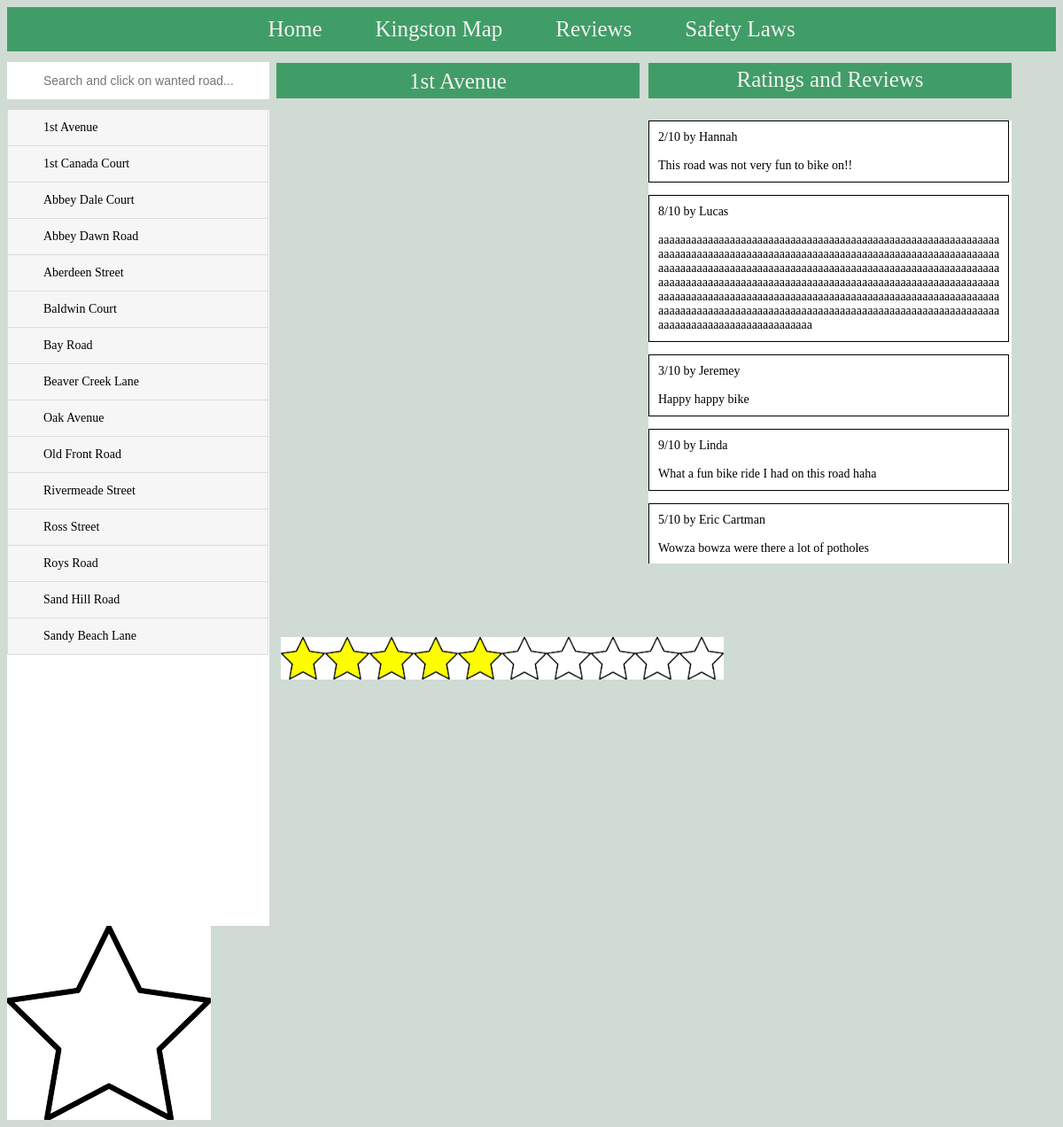
Page /reviews/2/ on the committed database.
### application/models.py (models this page shows, shortened)
class Road(models.Model):
    name = models.TextField()
    rating = models.DecimalField(default=7,max_digits=2, decimal_places=0, blank=False, validators = [MaxValueValidator(10),MinValueValidator(0)])
    given_reviews = models.ManyToManyField(Reviews,blank=True)

class Reviews(models.Model):
    author = models.TextField()
    ROAD_CHOICES = [('T1','T1'),('T2','T2'),('T3','T3')]
    given_road = models.TextField(choices = ROAD_CHOICES, blank = True)
    text = models.TextField(blank=True, validators=[MaxLengthValidator(400)])
    number_rating = models.DecimalField(max_digits=2, decimal_places=0,validators = [MaxValueValidator(10),MinValueValidator(0)])

### application/views.py (the view)
# urls.py: path('reviews/<int:road_id>/', views.reviews_detail, name='reviews_detail')
def reviews_detail(request, road_id):
    roads = Road.objects.all()
    try:
        road = Road.objects.get(id=road_id)
    except Road.DoesNotExist:
        raise Http404('road not found')
    return render(request, 'reviews_detail.html', {
        'road': road,'roads':roads
    })

### application/templates/reviews_detail.html
{%extends "reviews_home.html"%}
{%block specific%}
<head>
    <div class="roadName">
<p class="NavOption">
       {{road.name|capfirst}}</p>
        <p class="reviewsTitle">
       Ratings and Reviews</p>
        <ul class ="newUL">
            {%for item in road.given_reviews.all %}
            <li><p class = "review_text_please">
                {{item.number_rating}}/10 by {{item.author}}<br><br>
                {{item.text}}
            </p></li>
{% endfor %}
</ul>
<div class = "star_settings">
       {%if road.rating >= 1 %}
                <img class = "stars"
                src="/static/star.png" alt = "star"/></img>
            {%else%}
                <img class = "empty_stars"
                src="/static/starEmpty.png" alt = "star"/></img>
            {%endif%}
       {%if road.rating >= 2 %}
                <img class = "stars"
                src="/static/star.png" alt = "star"/></img>
            {%else%}
                <img class = "empty_stars"
                src="/static/starEmpty.png" alt = "star"/></img>
            {%endif%}
       {%if road.rating >= 3 %}
                <img class = "stars"
                src="/static/star.png" alt = "star"/></img>
            {%else%}
                <img class = "empty_stars"
                src="/static/starEmpty.png" alt = "star"/></img>
            {%endif%}
      {%if road.rating >= 4 %}
                <img class = "stars"
                src="/static/star.png" alt = "star"/></img>
            {%else%}
                <img class = "empty_stars"
                src="/static/starEmpty.png" alt = "star"/></img>
            {%endif%}
      {%if road.rating >= 5 %}
                <img class = "stars"
                src="/static/star.png" alt = "star"/></img>
            {%else%}
                <img class = "empty_stars"
                src="/static/starEmpty.png" alt = "star"/></img>
            {%endif%}
      {%if road.rating >= 6 %}
                <img class = "stars"
                src="/static/star.png" alt = "star"/></img>
            {%else%}
                <img class = "empty_stars"
                src="/static/starEmpty.png" alt = "star"/></img>
            {%endif%}
       {%if road.rating >= 7 %}
                <img class = "stars"
                src="/static/star.png" alt = "star"/></img>
            {%else%}
                <img class = "empty_stars"
                src="/static/starEmpty.png" alt = "star"/></img>
            {%endif%}
       {%if road.rating >= 8 %}
                <img class = "stars"
                src="/static/star.png" alt = "star"/></img>
            {%else%}
                <img class = "empty_stars"
                src="/static/starEmpty.png" alt = "star"/></img>
            {%endif%}
      {%if road.rating >= 9 %}
                <img class = "stars"
                src="/static/star.png" alt = "star"/></img>
            {%else%}
                <img class = "empty_stars"
                src="/static/starEmpty.png" alt = "star"/></img>
            {%endif%}
      {%if road.rating >= 10 %}
                <img class = "stars"
                src="/static/star.png" alt = "star"/></img>
            {%else%}
                <img class = "empty_stars"
                src="/static/starEmpty.png" alt = "star"/></img>
            {%endif%}
</div>
</div>
     <img src="/static/starEmpty.png" alt = "star"/>
{%endblock%}

### application/templates/reviews_home.html
{%extends "base.html"%}
{%block content%}
<input type="text" id="myInput" onkeyup="myFunction()" placeholder="Search and click on wanted road...">
<ul id="myUL">
  {%for road in roads %}
      <li><a href="{%url 'reviews_detail' road.id %}">{{road.name}}
      </a></li>
    {% endfor %}
</ul>
{%block specific%}
{%endblock%}
{%endblock%}

### application/templates/base.html (shortened to what this page needs)
{%load static %}
<head>
    <link rel="stylesheet" href="{% static 'style.css' %}">
</head>
<html>
<head>
</head>
<body>
</body>
</html>
<head>
    <link rel="stylesheet" href="{% static 'style.css' %}">
    <div class="topnav">
      <a class="NavOption"
         href="{%url 'home'%}">Home</a>
      <a href="{%url 'map'%}">Kingston Map</a>
      <a href="{%url 'reviews_home'%}">Reviews</a>
      <a href="{%url 'safety'%}">Safety Laws</a>
</div>
</head>
{%block content%}
{%endblock%}

### application/static/style.css (style rules this page uses)
.topnav { background-color: #419D67; overflow: hidden; text-align: center; width: 100%; height: 50px; display: flex; align-items: center; justify-content: center; }
.topnav a { float: none; color: #f2f2f2; vertical-align: middle; text-align: center; padding: 40px 30px; text-decoration: none; font-size: 25px; overflow: hidden; }
#myInput { width: 25%; font-size: 14px; padding: 12px 20px 12px 40px; border: 1px solid #ffffff; margin-top: 12px; margin-bottom: 12px; }
#myUL { list-style-type: none; padding: 0; margin: 0; overflow: scroll; height:75%; width: 25%; background-color: #ffffff; }
#myUL li a { border: 1px solid #ddd; margin-top: -1px; background-color: #f6f6f6; padding: 12px 0px; text-decoration: none; font-size: 14px; color: black; display: block; width: 99%; text-indent: 40px; }
.roadName { font-size: 25px; text-align: center; color: #f2f2f2; border: 5px solid #419d67; background-color: #419D67; position: absolute; left: 26%; top: 71px; height: 30px; width: 400px; }
.roadName p { position: relative; bottom: 23px; }
.reviewsTitle { font-size: 25px; text-align: center; color: #f2f2f2; border: 5px solid #419d67; background-color: #419D67; position: relative; left: 415px; top: -83px; height: 30px; width: 400px; }
.newUL { list-style-type: none; padding: 0; margin: 0; overflow: scroll; position: relative; left: 415px; top: -83px; height: 500px; width: 410px; background-color: #ffffff; }
.newUL li p { border: 1px solid #000000; margin-top: 0px; background-color: #ffffff; padding: 10px 10px; text-decoration: none; font-size: 14px; color: black; display: block; width: 94%; text-indent: 0px; top: 0px; overflow-wrap: break-word; text-align: left; }
.star_settings { display: flex; }
.star_settings > img { flex: 0 0 auto; width: 2em; }

### application/templates/base.html (style rules this page uses)
body { background-color: rgb(208, 219, 212); }

### rows in the picture
Road: name "1st Avenue"
Road: name "1st Canada Court"
Road: name "Abbey Dale Court"
Road: name "Abbey Dawn Road"
Road: name "Aberdeen Street"
Road: name "Baldwin Court"
Road: name "Bay Road"
Road: name "Beaver Creek Lane"
Road: name "Oak Avenue"
Road: name "Old Front Road"
Road: name "Rivermeade Street"
Road: name "Ross Street"
Road: name "Roys Road"
Road: name "Sand Hill Road"
Road: name "Sandy Beach Lane"
Reviews: number_rating "2", author "Hannah", text "This road was not very fun to bike on!!"
Reviews: number_rating "8", author "Lucas", text "aaaaaaaaaaaaaaaaaaaaaaaaaaaaaaaaaaaaaaaaaaaaaaaaaaaaaaaaaaaaaaaaaaaaaaaaaaaaaaaaaaaaaaaaaaaaaaaaaaaaaaaaaaaaaaaaaaaaaaaaaaaaaaaaaaaaaaaaaaaaaaaaaaaaaaaaaaaaaaaaaaaaaaaaaaaaaaaaaaaaaaaaaaaaaaaaaaaaaaaaaaaaaaaaaaaaaaaaaaaaaaaaaaaaaaaaaaaaaaaaaaaaaaaaaaaaaaaaaaaaaaaaaaaaaaaaaaaaaaaaaaaaaaaaaaaaaaaaaaaaaaaaaaaaaaaaaaaaaaaaaaaaaaaaaaaaaaaaaaaaaaaaaaaaaaaaaaaaaaaaaaaaaaaaaaaaaaaaaaaaaaaaaaaaaaaaaaaaaaaa"
Reviews: number_rating "3", author "Jeremey", text "Happy happy bike"
Reviews: number_rating "9", author "Linda", text "What a fun bike ride I had on this road haha"
Reviews: number_rating "5", author "Eric Cartman", text "Wowza bowza were there a lot of potholes"
